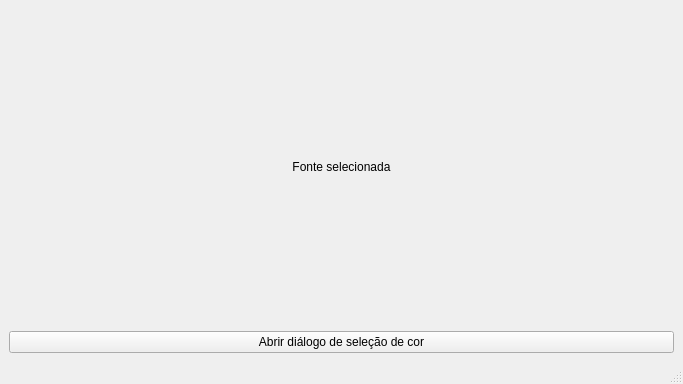
<?xml version="1.0" encoding="UTF-8"?>
<ui version="4.0">
 <class>MainWindow</class>
 <widget class="QMainWindow" name="MainWindow">
  <property name="geometry">
   <rect>
    <x>0</x>
    <y>0</y>
    <width>683</width>
    <height>384</height>
   </rect>
  </property>
  <property name="minimumSize">
   <size>
    <width>683</width>
    <height>384</height>
   </size>
  </property>
  <property name="maximumSize">
   <size>
    <width>683</width>
    <height>384</height>
   </size>
  </property>
  <property name="windowTitle">
   <string>PySide2 QFontDialog().</string>
  </property>
  <property name="windowIcon">
   <iconset>
    <normaloff>../../../../images/icons/icon.png</normaloff>../../../../images/icons/icon.png</iconset>
  </property>
  <widget class="QWidget" name="centralwidget">
   <layout class="QVBoxLayout" name="verticalLayout">
    <item>
     <widget class="QLabel" name="label">
      <property name="autoFillBackground">
       <bool>true</bool>
      </property>
      <property name="text">
       <string>Fonte selecionada</string>
      </property>
      <property name="alignment">
       <set>Qt::AlignCenter</set>
      </property>
     </widget>
    </item>
    <item>
     <widget class="QPushButton" name="button">
      <property name="text">
       <string>Abrir diálogo de seleção de cor</string>
      </property>
     </widget>
    </item>
   </layout>
  </widget>
  <widget class="QMenuBar" name="menubar">
   <property name="geometry">
    <rect>
     <x>0</x>
     <y>0</y>
     <width>683</width>
     <height>22</height>
    </rect>
   </property>
  </widget>
  <widget class="QStatusBar" name="statusbar"/>
 </widget>
 <resources/>
 <connections/>
</ui>
